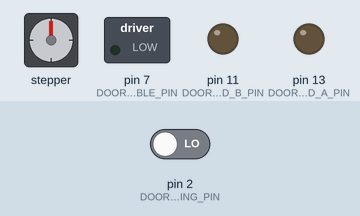
Bench run of a sketch on a simulated Arduino Uno, built with avr-gcc and run on an emulated ATmega328P. Parts: stepper motor, switched loads named in the sketch (green lamp = pin HIGH), output pins drawn as LEDs (lit = HIGH). Wiring (inferred from the names in the program): stepper motor (200 steps per turn assumed): coils A4, A5, pin 4, pin 5. Inputs (shaded band) come from the test bench; at power-on: pin 2 (DOORBELL_RING_PIN) LOW. Sleep ends after the set time or at an interrupt; pins used as bus, display or sensor lines are not drawn.

Above: at 1.2 s.
1.3 s: pin 2 (DOORBELL_RING_PIN) driven HIGH
At 1.7 s:
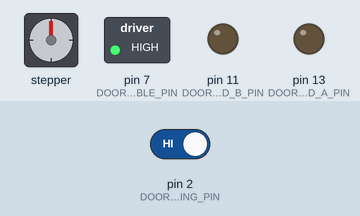
At 15.5 s:
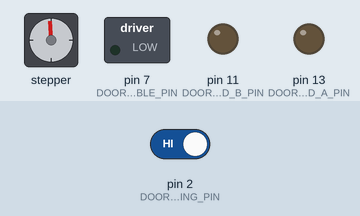
Timing chart, 0 to 17.0 s (numbered marks = the images above; inputs shaded):
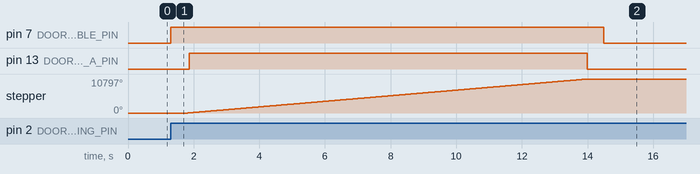

The sketch:

Doorbell.ino
```cpp
// (licence header left out)
#include "steppermotor.h"
#include <avr/sleep.h>
#define DOORBELL_RING_PIN       2

#define DOORBELL_STEPPER_A_PIN  A4
#define DOORBELL_STEPPER_B_PIN  A5
#define DOORBELL_STEPPER_C_PIN  4
#define DOORBELL_STEPPER_D_PIN  5

#define DOORBELL_ENABLE_PIN     7

#define DOORBELL_LED_A_PIN      13
#define DOORBELL_LED_B_PIN      11

#define STEPS_PER_REV           200
#define REVS_PER_RING           30
#define STEPS_PER_RING          (STEPS_PER_REV * REVS_PER_RING)

#define ENABLE_STEP_DELAY       500
#define NORMAL_STEP_DELAY       1

void ring();

enum DoorbellStates
{
    DOORBELL_DISABLED,
    DOORBELL_ENABLED,
    DOORBELL_RINGING,
    DOORBELL_SLEEPING,
};

class Doorbell
{
public:
    Doorbell()
        : mStartTime(0),
        mStepCnt(0),
        mRing(false),
        mState(DOORBELL_DISABLED),
        mStepper(StepperMotor(DOORBELL_STEPPER_A_PIN,
                     DOORBELL_STEPPER_B_PIN,
                     DOORBELL_STEPPER_C_PIN,
                     DOORBELL_STEPPER_D_PIN,
                     DOORBELL_ENABLE_PIN,
                     DOORBELL_ENABLE_PIN)),
        mLedValue(0)
    {
        //Serial1.begin(115200);
        mStepper.setEnabled(false);
        attachInterrupt(digitalPinToInterrupt(DOORBELL_RING_PIN), ::ring, RISING);
    }

    void transition(unsigned long t)
    {
        mStartTime = t;
        switch (mState)
        {
            case DOORBELL_ENABLED:
                mState = DOORBELL_RINGING;
                break;
            case DOORBELL_RINGING:
                mState = DOORBELL_DISABLED;
                break;
            case DOORBELL_DISABLED:
                mState = DOORBELL_SLEEPING;
                break;
            case DOORBELL_SLEEPING:
                mState = DOORBELL_ENABLED;
                break;
        }
    }

    bool enabled(unsigned long t)
    {
        bool ret = false;
        if (mStepper.getEnabled() == false)
        {
            mStepper.setEnabled(true);
        }

        if ((t - mStartTime) > ENABLE_STEP_DELAY)
        {
            ret = true;
        }
        return ret;
    }

    bool ringing(unsigned long t)
    {
        bool ret = false;
        if ((t - mStartTime) > NORMAL_STEP_DELAY)
        {
            mStepper.stepBackward();
            mStartTime = t;
            mStepCnt++;
            analogWrite(DOORBELL_LED_A_PIN, mLedValue);
            analogWrite(DOORBELL_LED_B_PIN, 240 - mLedValue);
            mLedValue += 4;
        }
        if (mStepCnt >= STEPS_PER_RING)
        {
            ret = true;
            mStepCnt = 0;
            analogWrite(DOORBELL_LED_A_PIN, 0);
            analogWrite(DOORBELL_LED_B_PIN, 0);
        }
        return ret;
    }

    bool disabled(unsigned long t)
    {
        bool ret = false;
        if ((t - mStartTime) > ENABLE_STEP_DELAY)
        {
            if (mStepper.getEnabled() == true)
            {
                mStepper.setEnabled(false);
            }
            ret = true;
        }
        return ret;
    }

    bool sleeping(unsigned long t)
    {
        return mRing;
    }

    void sleepNow()
    {
        set_sleep_mode(SLEEP_MODE_PWR_DOWN);
        sleep_enable();
        sleep_mode();
        sleep_disable();
    }

    void process()
    {
        unsigned long t = millis();
        bool goToSleepNow = false;
        noInterrupts();
        switch (mState)
        {
            case DOORBELL_ENABLED:
                if (enabled(t) == true)
                {
                    transition(t);
                }
                break;
            case DOORBELL_RINGING:
                if (ringing(t) == true)
                {
                    transition(t);
                }
                break;
            case DOORBELL_DISABLED:
                if (disabled(t) == true)
                {
                    transition(t);
                }
                break;
            case DOORBELL_SLEEPING:
                if (sleeping(t) == true)
                {
                    transition(t);
                }
                else
                {
                    goToSleepNow = true;
                }
                break;
        }
        if (mRing == true)
        {
            mRing = false;
        }
        interrupts();
        if (goToSleepNow == true)
        {
            sleepNow();
        }
    }

    void ring()
    {
        mRing = true;
    }
private:
    unsigned long mStartTime;
    int mStepCnt;
    bool mRing;
    DoorbellStates mState;
    StepperMotor mStepper;
    int mLedValue;
};

static Doorbell *s_doorbell;

void ring()
{
    sleep_disable();
    s_doorbell->ring();
    //Serial1.println("Ring");
}

void setup()
{
    s_doorbell = new Doorbell();
}

void loop()
{
    s_doorbell->process();
}
```

steppermotor.cpp
```cpp
// (licence header left out)
#include "arduino.h"
#include "steppermotor.h"

int StepperMotor::mSteps[] = {
    0x0A,
    0x06,
    0x05,
    0x09
};

StepperMotor::StepperMotor(int pina, int pinb, int pinc, int pind, int pinena, int pinenb)
    : mStep(0),
    mEnabled(false),
    mPina(pina),
    mPinb(pinb),
    mPinc(pinc),
    mPind(pind),
    mPinena(pinena),
    mPinenb(pinenb)
{
    pinMode(pina, OUTPUT);
    pinMode(pinb, OUTPUT);
    pinMode(pinc, OUTPUT);
    pinMode(pind, OUTPUT);
    pinMode(pinena, OUTPUT);
    pinMode(pinenb, OUTPUT);

    driveLow();
}

void StepperMotor::setEnabled(bool enable)
{
    digitalWrite(mPinena, (enable == false) ? LOW : HIGH);
    digitalWrite(mPinenb, (enable == false) ? LOW : HIGH);
    if (enable == false)
    {
        driveLow();
    }
    mEnabled = enable;
}

bool StepperMotor::getEnabled()
{
    return mEnabled;
}

void StepperMotor::stepForward()
{
    mStep = (mStep + 1) & 0x03;
    stepIt();
}

void StepperMotor::stepBackward()
{
    mStep = (mStep - 1) & 0x03;
    stepIt();
}

void StepperMotor::driveLow()
{
    digitalWrite(mPina, LOW);
    digitalWrite(mPinb, LOW);
    digitalWrite(mPinc, LOW);
    digitalWrite(mPind, LOW);
}

void StepperMotor::stepIt()
{
    driveLow();
    digitalWrite(mPina, (mSteps[mStep] & 0x01) ? HIGH : LOW);
    digitalWrite(mPinb, (mSteps[mStep] & 0x02) ? HIGH : LOW);
    digitalWrite(mPinc, (mSteps[mStep] & 0x04) ? HIGH : LOW);
    digitalWrite(mPind, (mSteps[mStep] & 0x08) ? HIGH : LOW);
}
```

steppermotor.h
```cpp
// (licence header left out)
#ifndef _STEPPER_MOTOR_Hxx
#define _STEPPER_MOTOR_Hxx

class StepperMotor
{
public:
    StepperMotor(int pina, int pinb, int pinc, int pind, int pinena, int pinenb);
    void stepForward();
    void stepBackward();
    void setEnabled(bool enable);
    bool getEnabled();

protected:
    void stepIt();
    void driveLow();
    int mStep;
    static int mSteps[];
    bool mEnabled;

    int mPina;
    int mPinb;
    int mPinc;
    int mPind;
    int mPinena;
    int mPinenb;
    int mStepCnt;
private:

};

#endif
```

Measured:
- after the input at 1.3 s, pin 7 (DOORBELL_ENABLE_PIN): LOW → HIGH at once, → LOW 13.2 s later; pin 13 (DOORBELL_LED_A_PIN): LOW → HIGH after 0.57 s, → LOW 12.1 s later; stepper: turns 10796° clockwise in 12.2 s, then 1° clockwise in 0.00 s
